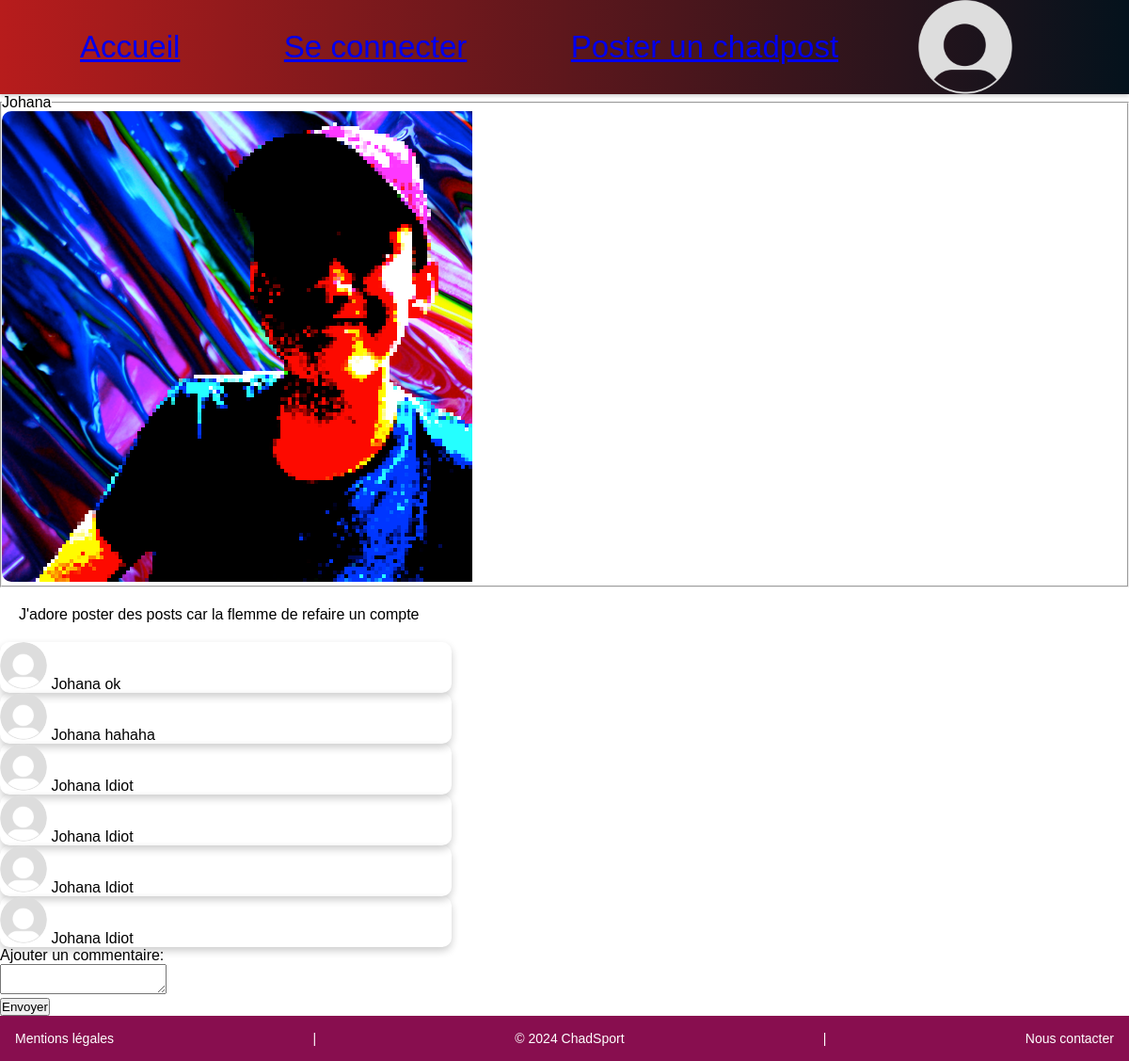
The page /post.php?post=3 on the database its author committed.
### tables this page shows
CREATE TABLE `post` (
  `Id_Post` int(11) NOT NULL,
  `contenu` varchar(4000) DEFAULT NULL,
  `image_post` varchar(50) DEFAULT NULL,
  `date_post` datetime DEFAULT NULL,
  `Id_Membre` int(11) NOT NULL
);

CREATE TABLE `membre` (
  `Id_Membre` int(11) NOT NULL,
  `email` varchar(50) NOT NULL,
  `mot_de_passe` varchar(50) NOT NULL,
  `pseudo` varchar(50) DEFAULT NULL,
  `administrateur` tinyint(1) DEFAULT NULL,
  `image_profil` varchar(10) DEFAULT NULL,
  `banniere_profil` varchar(50) DEFAULT NULL,
  `banni` tinyint(1) DEFAULT NULL
);

CREATE TABLE `commentaire` (
  `Id_Commentaire` int(11) NOT NULL,
  `date_commentaire` datetime DEFAULT NULL,
  `contenu_commentaire` varchar(200) DEFAULT NULL,
  `Id_Post` int(11) NOT NULL,
  `Id_Membre` int(11) NOT NULL
);

### include/fonctions.php (called while the page is built)
<?php function getPseudoById($userId, $mysqlClient) {
    $sqlQuery = "SELECT pseudo FROM Membre WHERE Id_Membre = :userId";
    $query = $mysqlClient->prepare($sqlQuery);
    $query->bindParam(':userId', $userId);
    $query->execute();
    $result = $query->fetch(PDO::FETCH_ASSOC);
    return $result['pseudo'];
}?>

### post.php (the view, shortened to what this page needs)
<?php
require_once(__DIR__ . '/include/fonctions.php');
require_once(__DIR__ . '/include/db_config.php');
$Id_Post = filter_var($_GET['post'], FILTER_SANITIZE_STRING);
$sqlQuery = "SELECT * FROM post
            WHERE Id_Post = :id_post";
$query = $mysqlClient->prepare($sqlQuery);
$query->bindParam(':id_post', $Id_Post);
$query->execute();
$post = $query->fetch(PDO::FETCH_ASSOC);
$pseudomembre = getPseudoById($post['Id_Membre'], $mysqlClient); ?>
<!DOCTYPE html>
<head>
    <link href="style.css" rel="stylesheet">
</head>
<body>
    <?php require_once(__DIR__ . '/include/header.php'); ?>
</html>
    <fieldset>
        <legend><?php echo $pseudomembre;?></legend>
        <img class="post-picture" src="<?php echo 'images/posts/'.$post['Id_Post'].'.'.$post['image_post'];?>" alt="image du post"/>
    </fieldset>
    <p class="post-text">
    <?php echo $post['contenu']; ?>
    <?php
    $sqlQuery = "SELECT *  FROM commentaire WHERE Id_Post = :id_post
                    ORDER BY date_commentaire DESC";
    $commentQuery = $mysqlClient->prepare($sqlQuery);
    $commentQuery->bindParam(':id_post', $post['Id_Post']);
    $commentQuery->execute();
    $comments = $commentQuery->fetchAll(PDO::FETCH_ASSOC);
    foreach ($comments as $comment) { ?>
        <div class="comment">
                  <?php
                  $sqlQuery = "SELECT image_profil FROM membre WHERE Id_Membre = :id_comment";
                  $extensionQuery = $mysqlClient->prepare($sqlQuery);
                  $extensionQuery->bindParam(':id_comment',$comment['Id_Membre']);
                  $extensionQuery->execute();
                  $result = $extensionQuery->fetch(PDO::FETCH_ASSOC);
                     $profilePic = 'images/profiles/'.$comment['Id_Membre'].'.'.$result["image_profil"];
                     $defaultPic = 'images/profiles/defaut.png';
                       if (!file_exists($profilePic)) {
                      $profilePic = $defaultPic;
                               }?>
                     <img class="comment-profile" src="<?php echo $profilePic; ?>" alt="photo de profil d'un commentaire"/>
                      <?php echo getPseudoById($comment['Id_Membre'], $mysqlClient);?>
            <?php echo $comment['contenu_commentaire']; ?>
        </div>
    <?php } ?>
    <form method="POST" enctype="multipart/form-data">
    <label for="content">Ajouter un commentaire:</label><br>
    <textarea id="content" name="content" maxlength="200"></textarea><br>
    <input type="submit" value="Envoyer">
    </form>
    <?php require_once(__DIR__ . '/include/footer.php'); ?>

### style.css (style rules this page uses)
* { margin: 0; padding: 0; }
.comment-profile { width: 100%; height: auto; max-width: 50px; }
.post-picture { width: 100%; height: auto; max-width: 500px; }
body { font-family: Arial, sans-serif; margin: 0; padding: 0; box-sizing: border-box; }
.post-picture { width: 50%; border-top-left-radius: 10px; border-bottom-left-radius: 10px; }
.post-text { padding: 20px; }
.comment { width: 40%; border-radius: 10px; box-shadow: 0 4px 8px 0 rgba(0,0,0,0.2); transition: 0.3s; }
.comment-profile { width: 50px; height: 50px; border-radius: 50%; }

### rows shown on the page
post: Id_Membre.pseudo "Johana", contenu "J'adore poster des posts car la flemme de refaire un compte"
commentaire: Id_Membre.pseudo "Johana", contenu_commentaire "ok"
commentaire: Id_Membre.pseudo "Johana", contenu_commentaire "hahaha"
commentaire: Id_Membre.pseudo "Johana", contenu_commentaire "Idiot"
commentaire: Id_Membre.pseudo "Johana", contenu_commentaire "Idiot"
commentaire: Id_Membre.pseudo "Johana", contenu_commentaire "Idiot"
commentaire: Id_Membre.pseudo "Johana", contenu_commentaire "Idiot"
